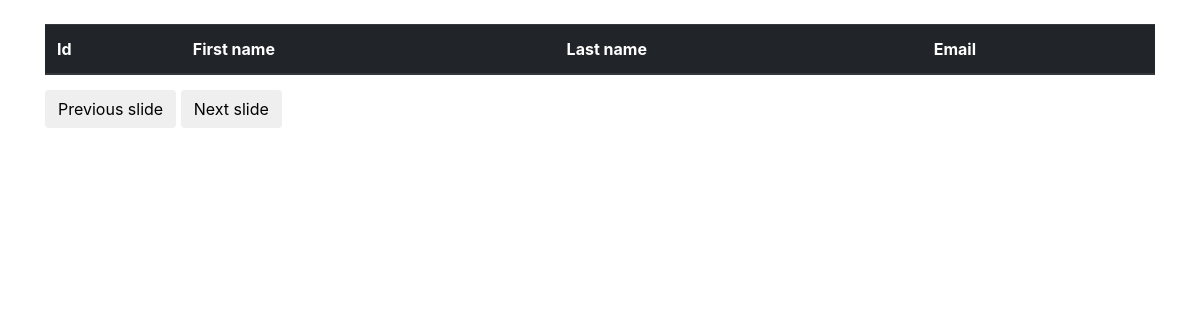
Page /infinite-scroll-demo/ on the earlier database version.
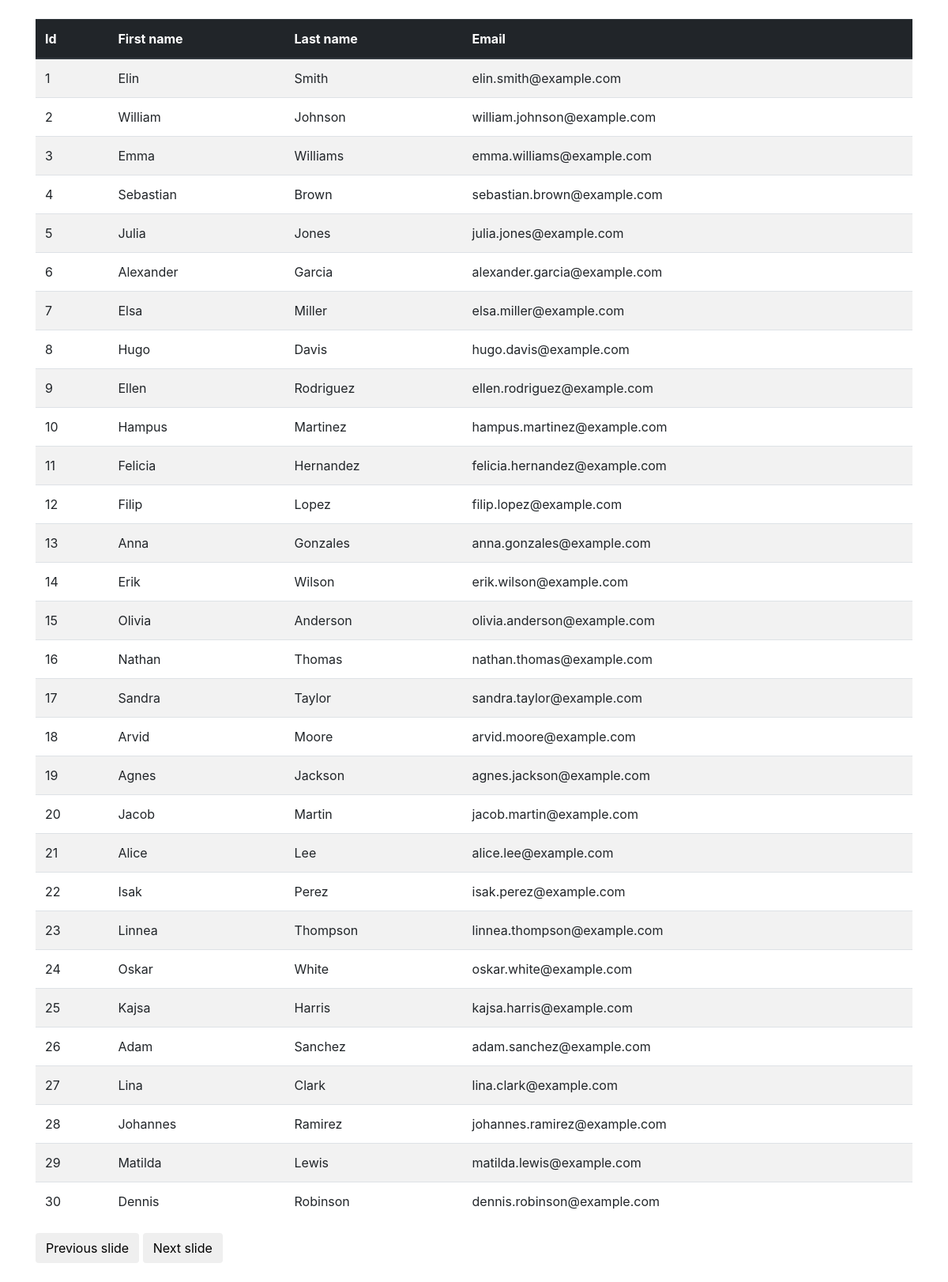
Same page on the later database version.
### app/models.py (models this page shows)
class Contact2(models.Model):
    first_name = models.CharField(max_length=200)
    last_name = models.CharField(max_length=200)
    email = models.CharField(max_length=200)

### app/views/infinite_scroll.py (the view)
# urls.py: path("infinite-scroll-demo/", infinite_scroll_demo, name="infinite-scroll-demo"),
def infinite_scroll_demo(request: WSGIRequest) -> HttpResponse:
    contacts = _get_contacts(page=0)
    return render(
        request,
        "infinite_scroll/demo.html",
        {"contacts": contacts, "next_page": 1},
    )

### app/views/infinite_scroll.py (called while the page is built)
def _get_contacts(page: int) -> Iterable[models.Contact2]:
    contacts_per_page = 30
    page_start = page * contacts_per_page
    page_end = page_start + contacts_per_page
    return models.Contact2.objects.all()[page_start:page_end]

### app/templates/infinite_scroll/demo.html (shortened to what this page needs)
{% extends 'slide.html' %}
{% block slide_content %}
<table class="table table-striped">
    <thead>
        <tr class="thead-dark">
            <th>Id</th>
            <th>First name</th>
            <th>Last name</th>
            <th>Email</th>
        </tr>
    <thead>
    <tbody>
        {% include "infinite_scroll/rows.html" with next_page="0" %}
</table>
{% endblock slide_content %}

### app/templates/slide.html
{% extends 'base.html' %}
{% block content %}
{% block slide_content %}
{% endblock slide_content%}
<button
class="btn"
id="previous-button"
hx-swap-oob="true"
hx-get="/slide/{{previous_slide_number}}?previous=true"
hx-swap="innerHTML transition:true"
hx-target="#slide-contents"
>
  Previous slide
</button>
<button
class="btn"
id="next-button"
hx-swap-oob="true"
hx-get="/slide/{{next_slide_number}}"
hx-swap="innerHTML transition:true"
hx-target="#slide-contents"
>
  Next slide
</button>
{% endblock content%}

### app/templates/base.html (shortened to what this page needs)
{% load static %}
<!DOCTYPE html>
<html lang="en">
<head>
    <link rel="stylesheet" href="https://maxcdn.bootstrapcdn.com/bootstrap/4.0.0/css/bootstrap.min.css">
</head>
<body
hx-headers='{"X-CSRFToken": "{{ csrf_token }}"}'
>
    <div class="container mt-4 mb-4">
        {% block content %}
        {% endblock %}
    </div>
</body>
</html>

### app/templates/infinite_scroll/rows.html (shortened to what this page needs)
{% for contact in contacts %}
<tr>
    <td>{{ contact.id }}</td>
    <td>{{ contact.first_name }}</td>
    <td>{{ contact.last_name }}</td>
    <td>{{ contact.email }}</td>
</tr>
{% endfor %}

Differences in the rows shown:
added Contact2: id "1", first_name "Elin", last_name "Smith", email "elin.smith@example.com"
added Contact2: id "2", first_name "William", last_name "Johnson", email "william.johnson@example.com"
added Contact2: id "3", first_name "Emma", last_name "Williams", email "emma.williams@example.com"
added Contact2: id "4", first_name "Sebastian", last_name "Brown", email "sebastian.brown@example.com"
added Contact2: id "5", first_name "Julia", last_name "Jones", email "julia.jones@example.com"
added Contact2: id "6", first_name "Alexander", last_name "Garcia", email "alexander.garcia@example.com"
added Contact2: id "7", first_name "Elsa", last_name "Miller", email "elsa.miller@example.com"
added Contact2: id "8", first_name "Hugo", last_name "Davis", email "hugo.davis@example.com"
added Contact2: id "9", first_name "Ellen", last_name "Rodriguez", email "ellen.rodriguez@example.com"
added Contact2: id "10", first_name "Hampus", last_name "Martinez", email "hampus.martinez@example.com"
added Contact2: id "11", first_name "Felicia", last_name "Hernandez", email "felicia.hernandez@example.com"
added Contact2: id "12", first_name "Filip", last_name "Lopez", email "filip.lopez@example.com"
added Contact2: id "13", first_name "Anna", last_name "Gonzales", email "anna.gonzales@example.com"
added Contact2: id "14", first_name "Erik", last_name "Wilson", email "erik.wilson@example.com"
added Contact2: id "15", first_name "Olivia", last_name "Anderson", email "olivia.anderson@example.com"
added Contact2: id "16", first_name "Nathan", last_name "Thomas", email "nathan.thomas@example.com"
added Contact2: id "17", first_name "Sandra", last_name "Taylor", email "sandra.taylor@example.com"
added Contact2: id "18", first_name "Arvid", last_name "Moore", email "arvid.moore@example.com"
added Contact2: id "19", first_name "Agnes", last_name "Jackson", email "agnes.jackson@example.com"
added Contact2: id "20", first_name "Jacob", last_name "Martin", email "jacob.martin@example.com"
added Contact2: id "21", first_name "Alice", last_name "Lee", email "alice.lee@example.com"
added Contact2: id "22", first_name "Isak", last_name "Perez", email "isak.perez@example.com"
added Contact2: id "23", first_name "Linnea", last_name "Thompson", email "linnea.thompson@example.com"
added Contact2: id "24", first_name "Oskar", last_name "White", email "oskar.white@example.com"
added Contact2: id "25", first_name "Kajsa", last_name "Harris", email "kajsa.harris@example.com"
added Contact2: id "26", first_name "Adam", last_name "Sanchez", email "adam.sanchez@example.com"
added Contact2: id "27", first_name "Lina", last_name "Clark", email "lina.clark@example.com"
added Contact2: id "28", first_name "Johannes", last_name "Ramirez", email "johannes.ramirez@example.com"
added Contact2: id "29", first_name "Matilda", last_name "Lewis", email "matilda.lewis@example.com"
added Contact2: id "30", first_name "Dennis", last_name "Robinson", email "dennis.robinson@example.com"
